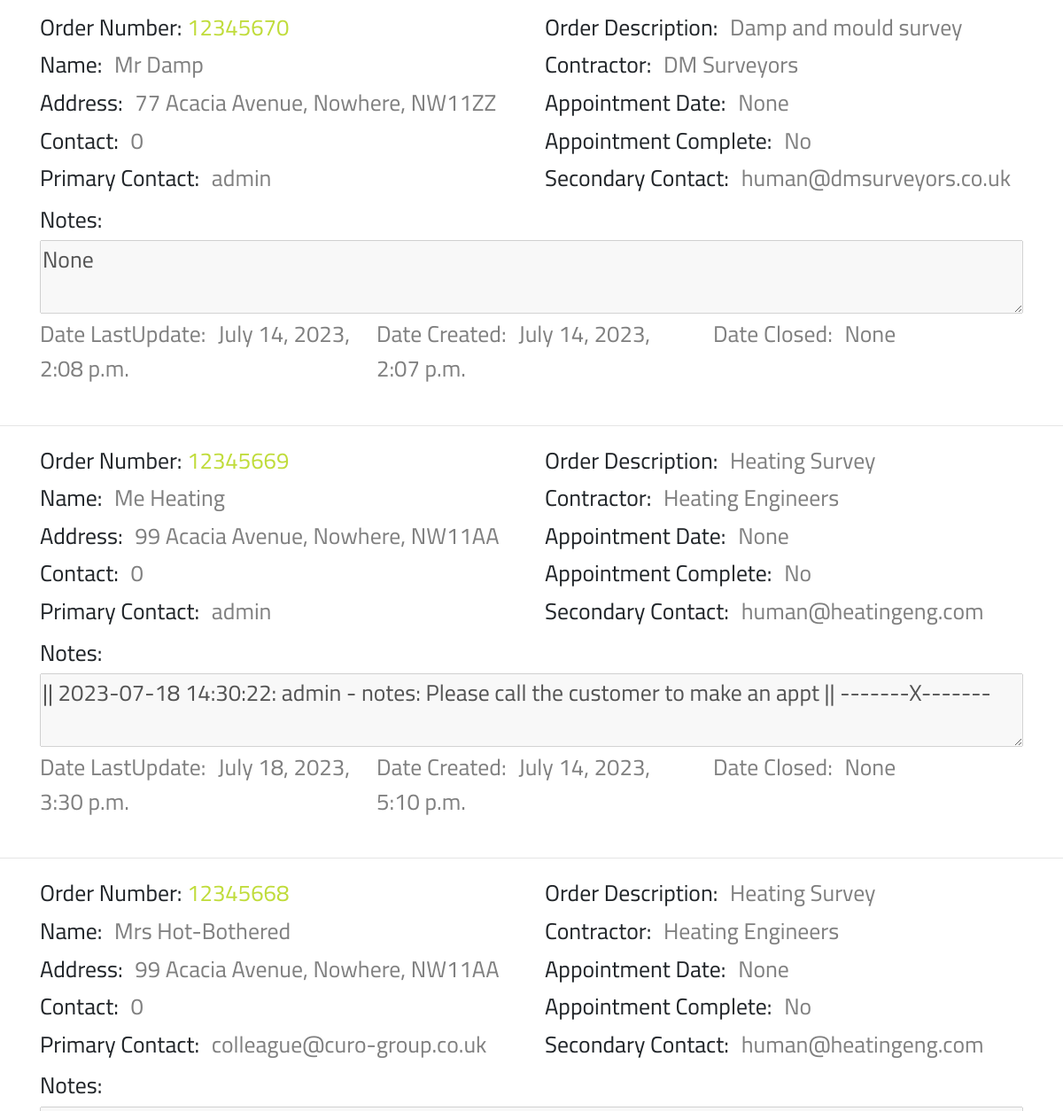
/portal001/ (signed in, middle part), run on an earlier commit of the app's database.
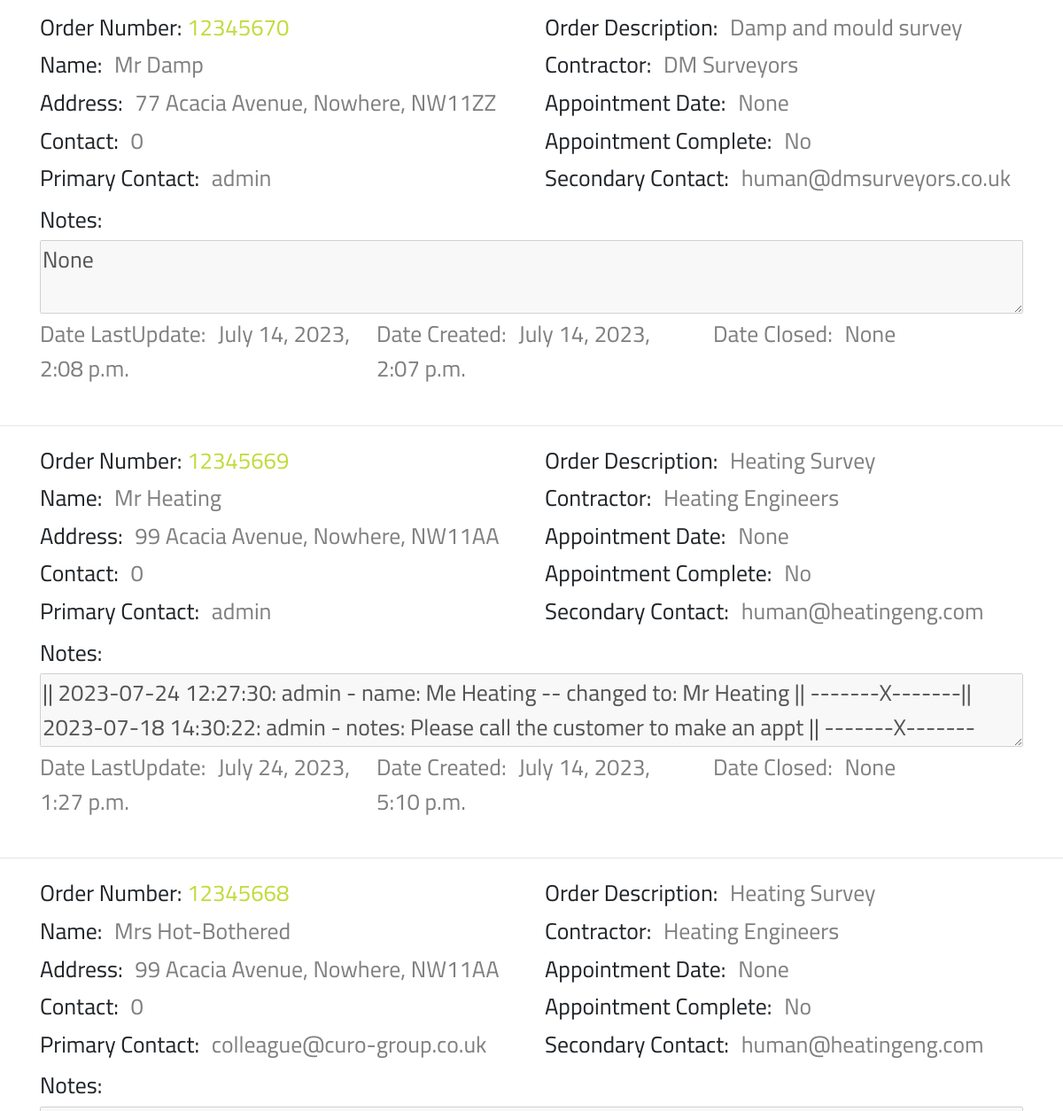
And on a later commit of the database.
### portal001/models.py (models this page shows, shortened)
class Orders(models.Model):
    class Meta:
        verbose_name_plural = 'Orders'
    APPT_COMP_CHOICES = [
        ("No", "No"),
        ("Yes", "Yes"),
    ]
    orderNumber = models.DecimalField(max_digits=10, decimal_places=0,
                                      null=False, primary_key=True)
    orderDescription = models.CharField(max_length=254, null=False)
    name = models.CharField(max_length=254, null=False)
    address = models.CharField(max_length=254, null=False)
    contact = models.CharField(max_length=254, null=False, default=0)
    contractor = models.ForeignKey('Contractors',
                                   on_delete=models.CASCADE,
                                   to_field='contractor',
                                   related_name='name')
    appointmentDate = models.DateTimeField(null=True, blank=True)
    appointmentComplete = models.CharField(max_length=3,
                                           choices=APPT_COMP_CHOICES,
                                           default="No",)
    primaryContact = models.ForeignKey(settings.AUTH_USER_MODEL,
                                       on_delete=models.CASCADE)
    secondaryContact = models.EmailField(max_length=254)
    notes = models.CharField(max_length=9999, null=True, blank=True)
    dateLastUpdate = models.DateTimeField(default=timezone.now)
    dateCreated = models.DateTimeField(default=timezone.now)
    dateClosed = models.DateTimeField(null=True, blank=True)

class Contractors(models.Model):
    class Meta:
        verbose_name_plural = 'Contractors'
    contractor = models.CharField(max_length=254, null=False, primary_key=True)
    secondaryContact = models.EmailField(max_length=254, unique=True)
    services = models.CharField(max_length=9999, null=True, blank=True)
    def __str__(self):
        return str(self.contractor)

### portal001/views.py (the view)
# urls.py: path('', views.curo, name='curo'),
def curo(request):
    orderlist = Orders.objects.all().order_by('-orderNumber')
    order_list_length = orderlist.count()
    page = 'orderlist'
    context = {
        'orderlist': orderlist,
        'order_list_length': order_list_length,
        'page': page,
    }
    return render(request, 'curo/orderlist.html', context)

### portal001/templates/curo/orderlist.html (shortened to what this page needs)
{% extends "basemodule001.html" %}
{% load static %}
{% block content %}
    {% if user.is_authenticated %}
        <section id="textsection">
            {% if user.is_authenticated %}
                {% for order in orderlist %}
                    <div class="orderlist ml-auto mr-auto">
                        <div class ="row">
                            <div class="col-lg-6">
                                <div class="mt-1 mb-1">Order Number: <a class="orange-highlight" href ="{% url 'selectOrder' order.orderNumber %}">{{ order.orderNumber }}</a></div>
                                <div class="mt-1 mb-1">Name: <span class="orderlistspan pl-2 pr-2 mb-4">{{ order.name }}</span></div>
                                <div class="mt-1 mb-1">Address: <span class="orderlistspan pl-2 pr-2 mb-4">{{ order.address }}</span></div>
                                <div class="mt-1 mb-1">Contact: <a class="orderlistspan pl-2 pr-2 mb-4" href="tel:{{ order.contact }}">{{ order.contact }}</a></div>
                                <div class="mt-1 mb-1">Primary Contact: <span class="orderlistspan pl-2 pr-2 mb-4">{{ order.primaryContact }}</span></div>
                            </div>
                            <div class="col-lg-6">
                                <div class="mt-1 mb-1">Order Description: <span class="orderlistspan pl-2 pr-2 mb-4">{{ order.orderDescription }}</span></div>
                                <div class="mt-1 mb-1">Contractor: <span class="orderlistspan pl-2 pr-2 mb-4">{{ order.contractor }}</span></div>
                                <div class="mt-1 mb-1">Appointment Date: <span class="orderlistspan pl-2 pr-2 mb-4">{{ order.appointmentDate }}</span></div>
                                <div class="mt-1 mb-1">Appointment Complete: <span class="orderlistspan pl-2 pr-2 mb-4">{{ order.appointmentComplete }}</span></div>
                                <div class="mt-1 mb-1">Secondary Contact: <span class="orderlistspan pl-2 pr-2 mb-4">{{ order.secondaryContact }}</span></div>
                            </div>
                        </div>
                        <div class ="row">
                            <div class="col-12">
                                <div class="mt-1 mb-1">Notes: </div>
                                <textarea class="mb-0" disabled="disabled">{{ order.notes|escape }}</textarea>
                            </div>
                        </div>
                        <div class ="row">
                            <div class="col-lg-4">
                                <div class="mt-1 mb-1 mr-auto orderlistspan">Date LastUpdate: <span class="orderlistspan pl-2 pr-2 mb-4">{{ order.dateLastUpdate }}</span></div>
                            </div>
                            <div class="col-lg-4">
                                <div class="mt-1 mb-1 mr-auto ml-auto orderlistspan">Date Created: <span class="orderlistspan pl-2 pr-2 mb-4">{{ order.dateCreated }}</span></div>
                            </div>
                            <div class="col-lg-4">
                                <div class="mt-1 mb-1 orderlistspan">Date Closed: <span class="orderlistspan pl-2 pr-2 mb-4">{{ order.dateClosed }}</span></div>
                            </div>
                        </div>
                    </div>
                    <br>
                    <hr>
                {% endfor %}
            {% endif %}
        </section>
    {% endif %}
{% endblock %}

What changed in the data, as far as the page shows it:
changed Orders id 12345669: name "Me Heating" → "Mr Heating"; notes "|| 2023-07-18 14:30:22: admin - notes: Please call the customer to make an appt || -------X-------" → "|| 2023-07-24 12:27:30: admin - name: Me Heating -- changed to: Mr Heating || -------X-------|| 2023-07-18 14:30:22: admin -…"; dateLastUpdate "July 18, 2023, 3:30 p.m." → "July 24, 2023, 1:27 p.m."
